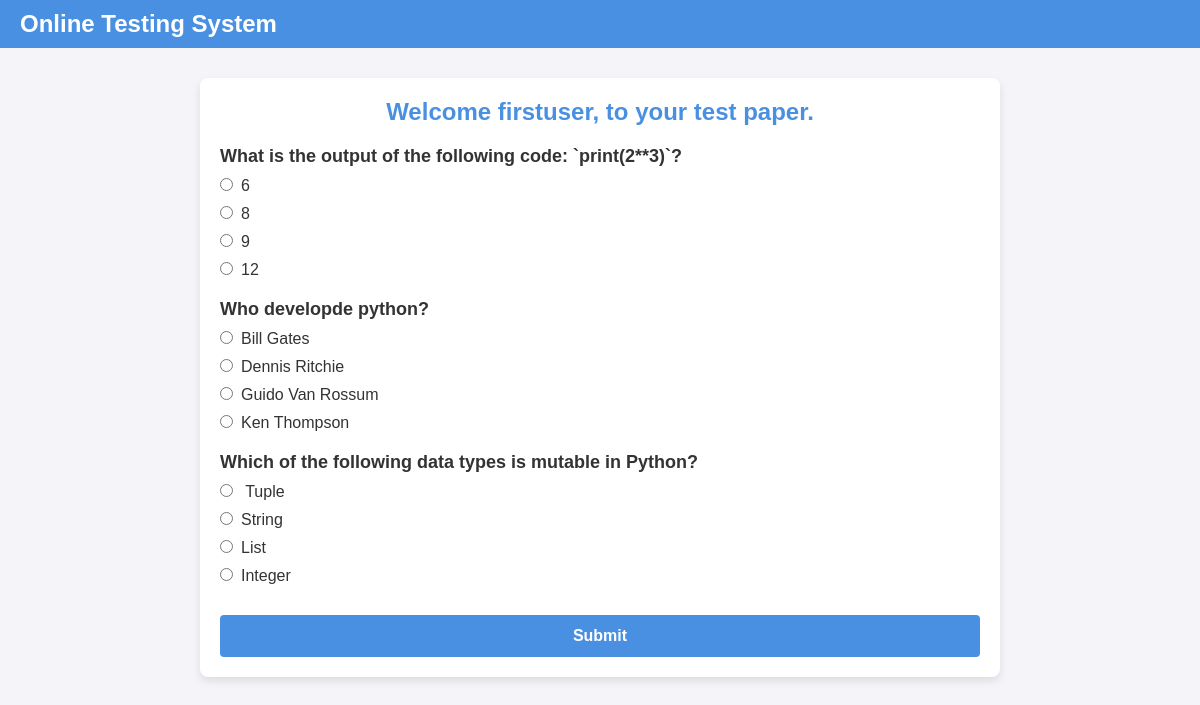
The app's page /OTS/test-paper/?n=3 (signed in) with its own data.
### OTS/models.py (models this page shows)
class Question(models.Model):
    qid=models.BigAutoField(primary_key=True,auto_created=True)
    que=models.TextField()
    a=models.CharField(max_length=255)
    b=models.CharField(max_length=255)
    c=models.CharField(max_length=255)
    d=models.CharField(max_length=255)
    ans=models.CharField(max_length=255)

### OTS/views.py (the view)
# urls.py: path('test-paper/', testPaper , name="testpaper"),
def testPaper(request):
    if 'name' not in request.session.keys():
        res=HttpResponseRedirect('/OTS/login')
    n=int(request.GET['n'])
    questions=list(Question.objects.all())
    random.shuffle(questions)
    questions=questions[:n]
    context={
        'questions':questions
    }
    return render(request, 'test_paper.html', context)

### OTS/templates/test_paper.html (shortened to what this page needs)
{% extends "main.html" %}
{% block content %}
    <h1>Welcome {{ request.session.name }}, to your test paper.</h1>
    <form action="{% url 'OTS:calculateTest' %}" method="post">
        {% for question in questions %}
        <div class="question">
            {{ question.que}}
        </div>
        <div class="options"><input type="radio" name="q{{question.qid}}" value="a">{{question.a}}</div>
        <div class="options"><input type="radio" name="q{{question.qid}}" value="b">{{question.b}}</div>
        <div class="options"><input type="radio" name="q{{question.qid}}" value="c">{{question.c}}</div>
        <div class="options"><input type="radio" name="q{{question.qid}}" value="d">{{question.d}}</div>
        {% endfor %}
        <input type="submit" value="Submit">
    </form>
{% endblock content %}

### OTS/static/theme.css (style rules this page uses)
* { margin: 0; padding: 0; box-sizing: border-box; }
body { font-family: Arial, sans-serif; color: #333; background-color: #f4f4f9; }
.content h1 { font-size: 24px; color: #4a90e2; margin-bottom: 20px; }
.content h1 { font-size: 24px; color: #4a90e2; margin-bottom: 20px; text-align: center; }
.question { font-size: 18px; color: #333; font-weight: bold; margin-top: 20px; margin-bottom: 10px; }
.options { margin-bottom: 10px; }
.options input[type="radio"] { margin-right: 8px; }
.content input[type="submit"] { width: 100%; padding: 12px; font-size: 16px; font-weight: bold; color: #fff; background-color: #4a90e2; border: none; border-radius: 4px; cursor: pointer; transition: background-color 0.3s; margin-top: 20px; }

### records on screen
Question: que "What is the output of the following code: `print(2**3)`?", a "6", b "8", c "9", d "12"
Question: que "Who developde python?", a "Bill Gates", b "Dennis Ritchie", c "Guido Van Rossum", d "Ken Thompson"
Question: que "Which of the following data types is mutable in Python?", a "Tuple", b "String", c "List", d "Integer"

### other values on screen
{{ request.session.name }} "firstuser"
